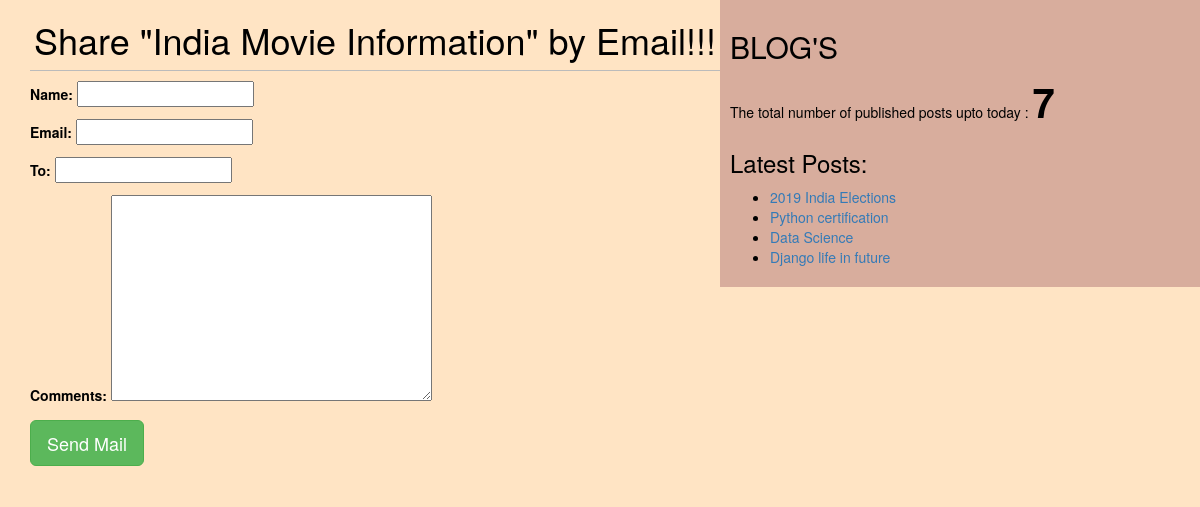
The app's page /2/share/ with its own data.
### blog/models.py (models this page shows, shortened)
class POST(models.Model):
     STATUS_CHOICES=(('draft','Draft'),('published','Published'))
     title=models.CharField(max_length=256)
     slug=models.SlugField(max_length=264,unique_for_date="publish")
     author=models.ForeignKey(User,related_name="blog_post",on_delete=models.CASCADE)
     body=models.TextField()
     publish=models.DateTimeField(default=timezone.now)
     created=models.DateTimeField(auto_now_add=True)
     updated=models.DateTimeField(auto_now=True)
     status=models.CharField(max_length=10,choices=STATUS_CHOICES,default="draft")
     objects=CustomManager()
     tags=TaggableManager()
     class Meta:
        ordering=('-publish',)
     def get_absolute_url(self):
          return reverse("post_detail",args=[self.publish.year,self.publish.strftime("%m"),self.publish.strftime("%d"),self.slug] )

### blog/views.py (the view)
# urls.py: path('<int:id>/share/', views.mail_send_view),
def mail_send_view(request,id):
    post=get_object_or_404(POST,id=id,status='published')
    sent=False
    if request.method=='POST':
        form=EmailSendForm(request.POST)
        if form.is_valid():
            cd=form.cleaned_data
            subject='{}({}) recommends you to read "{}"'.format(cd['name'],cd['email'],post.title)
            post_url=request.build_absolute_uri(post.get_absolute_url())
            message='Read post at : \n {}\n\n{}\'s Comments :\n{}'.format(post_url,cd['name'],cd['comments'])
            send_mail(subject,message,'pythontesting86@gmail.com',[cd['to']])
            sent=True
    else:
        form=EmailSendForm()
    return render(request,"blog/sharebymail.html",{'form':form,'post':post,'sent':sent})

### blog/forms.py
class EmailSendForm(forms.Form):
    name=forms.CharField()
    email=forms.EmailField()
    to=forms.EmailField()
    comments=forms.CharField(required=False,widget=forms.Textarea)

### blog/models.py (called while the page is built)
     def get_queryset(self):
          return super().get_queryset().filter(status="published")

### blog/templatetags/blog_tags.py (called while the page is built)
@register.simple_tag
def total_posts():
    return POST.objects.count()

@register.inclusion_tag('blog/latest_posts123.html')
def show_latest_posts(count=4):
    latest_posts=POST.objects.order_by('-publish')[:count]
    return {'latest_posts':latest_posts}
    return POST.objects.annotate(total_comments=Count('comments')).order_by('-total_comments')[:count]

### templates/blog/sharebymail.html (shortened to what this page needs)
<!DOCTYPE>
{% extends 'blog/base.html' %}
{% block content %}
  {%if sent%}
     <h1>Email Successfully Sent </h1>
     <p>Post with Title : {{post.title}} was sent by Email </p>
  {% else %}
    <h1>Share "{{post.title}}" by Email!!! </h1>
    <form method="post">
      {{form.as_p}}
      <input type="submit" name="" class="btn btn-lg btn-success" value="Send Mail">
 </form>
 {%endif%}
{% endblock  %}

### templates/blog/latest_posts123.html
<ul>
{%for post in latest_posts%}
 <li><a href="{{post.get_absolute_url}}">{{post.title}}</a></li>
{%endfor%}
</ul>

### static/css/blog.css (style rules this page uses)
h1 { text-align: center; padding-bottom: 10px; border-bottom: 1px solid #bbb; }
body { color: black; background-color: bisque; }

### records on screen
POST: title "India Movie Information"
POST: title "2019 India Elections"
POST: title "Python certification"
POST: title "Data Science"
POST: title "Django life in future"
